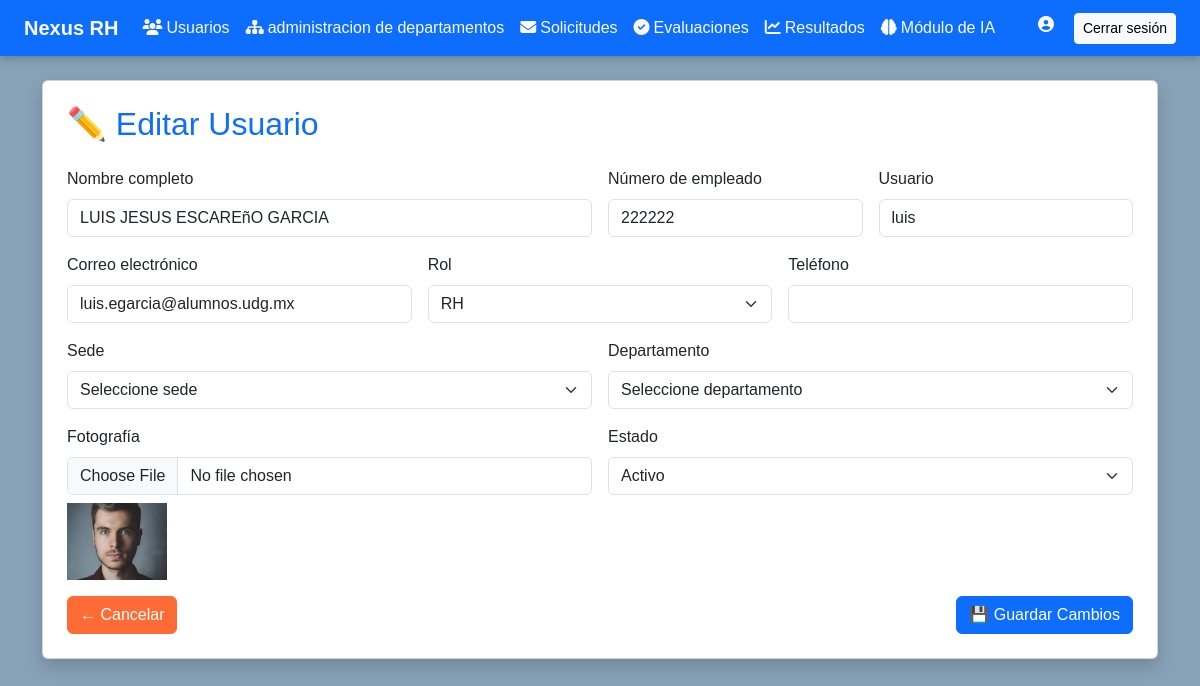
The app's page /app/views/admin/usuarios/editar_usuario.php?id=4 (signed in), older data.
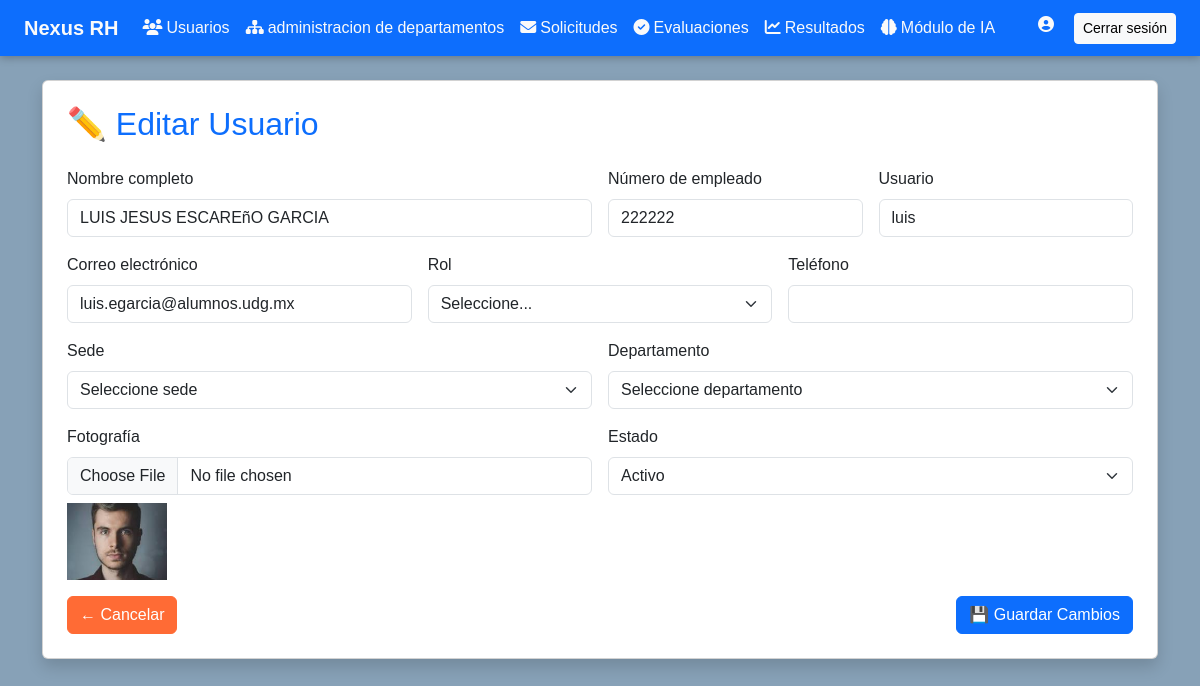
The same page, newer data.
### tables this page shows
CREATE TABLE `usuarios` (
  `id` int(11) NOT NULL,
  `usuario` varchar(50) DEFAULT NULL,
  `contrasena` varchar(255) DEFAULT NULL,
  `rol` enum('admin','rh','gerente','jefe_area') NOT NULL,
  `nombre_completo` varchar(100) DEFAULT NULL,
  `numero_empleado` varchar(20) DEFAULT NULL,
  `correo` varchar(100) DEFAULT NULL,
  `telefono` varchar(15) NOT NULL,
  `estado` enum('activo','inactivo') DEFAULT 'activo',
  `fotografia` varchar(255) DEFAULT NULL,
  `fecha_registro` timestamp NOT NULL DEFAULT current_timestamp(),
  `sede_id` int(11) DEFAULT NULL,
  `departamento_id` int(11) DEFAULT NULL
);

### config/conexion.php (called while the page is built)
<?php
class Conexion {
    private static $pdo = null;
    public static function getConexion() {
        if (self::$pdo === null) {
            $host = 'localhost';
            $db = 'sistema_rh';
            $user = 'root';
            $pass = '';
            try {
                self::$pdo = new PDO("mysql:host=$host;dbname=$db", $user, $pass);
                self::$pdo->setAttribute(PDO::ATTR_ERRMODE, PDO::ERRMODE_EXCEPTION);
            } catch (PDOException $e) {
                die("Error de conexión: " . $e->getMessage());
            }
        }
        return self::$pdo;
    }
}

### app/models/Usuario.php (called while the page is built, shortened)
<?php
require_once(__DIR__ . '/../../config/conexion.php');
class Usuario {
    private $pdo;
    public function __construct() {
        $this->pdo = Conexion::getConexion();
    }
public function obtenerPorId($id) {
    $stmt = $this->pdo->prepare("SELECT * FROM usuarios WHERE id = ?");
    $stmt->execute([$id]);
    return $stmt->fetch(PDO::FETCH_ASSOC);
}
}

### app/views/admin/usuarios/editar_usuario.php (the view, shortened to what this page needs)
<?php
require_once('../../../models/Usuario.php');
$usuarioModel = new Usuario();
$id = $_GET['id'] ?? null;
$usuario = $usuarioModel->obtenerPorId($id);
include_once('../../shared/header.php');
?>
<div class="container mt-4">
  <div class="card shadow p-4">
    <h2 class="text-primary mb-4">✏️ Editar Usuario</h2>
    <form id="formEditarUsuario" action="actualiza_usuario.php" method="POST" enctype="multipart/form-data" class="row g-3">
      <div class="col-md-6">
        <label for="nombre_completo" class="form-label">Nombre completo</label>
        <input type="text" name="nombre_completo" id="nombre_completo" class="form-control" required value="<?= htmlspecialchars($usuario['nombre_completo']) ?>">
      </div>
      <div class="col-md-3">
        <label for="numero_empleado" class="form-label">Número de empleado</label>
        <input type="text" name="numero_empleado" id="numero_empleado" class="form-control" required value="<?= htmlspecialchars($usuario['numero_empleado']) ?>">
      </div>
      <div class="col-md-3">
        <label for="usuario" class="form-label">Usuario</label>
        <input type="text" name="usuario" id="usuario" class="form-control" required value="<?= htmlspecialchars($usuario['usuario']) ?>">
      </div>
      <div class="col-md-4">
        <label for="correo" class="form-label">Correo electrónico</label>
        <input type="email" name="correo" id="correo" class="form-control" value="<?= htmlspecialchars($usuario['correo']) ?>">
      </div>
      <div class="col-md-4">
        <label for="rol" class="form-label">Rol</label>
        <select name="rol" id="rol" class="form-select" required>
          <option value="">Seleccione...</option>
          <option value="rh" <?= $usuario['rol'] === 'rh' ? 'selected' : '' ?>>RH</option>
        </select>
      </div>
      <div class="col-md-4">
        <label for="telefono" class="form-label">Teléfono</label>
        <input type="text" name="telefono" id="telefono" class="form-control" value="<?= htmlspecialchars($usuario['telefono']) ?>">
      </div>
      <div class="col-md-6">
        <label for="sede_id" class="form-label">Sede</label>
        <select name="sede_id" id="sede_id" class="form-select" required>
          <option value="">Seleccione sede</option>
        </select>
      </div>
      <div class="col-md-6">
        <label for="departamento_id" class="form-label">Departamento</label>
        <select name="departamento_id" id="departamento_id" class="form-select" required>
          <option value="">Seleccione departamento</option>
        </select>
      </div>
      <div class="col-md-6">
        <label for="fotografia" class="form-label">Fotografía</label>
        <input type="file" name="fotografia" id="fotografia" class="form-control">
        <?php if ($usuario['fotografia']): ?>
          <img src="../../../public/img/usuarios/<?= $usuario['fotografia'] ?>" alt="Foto actual" width="100" class="mt-2">
        <?php endif; ?>
      </div>
      <div class="col-md-6">
        <label for="estado" class="form-label">Estado</label>
        <select name="estado" id="estado" class="form-select" required>
          <option value="activo" <?= $usuario['estado'] === 'activo' ? 'selected' : '' ?>>Activo</option>
        </select>
      </div>
      <div class="col-12 d-flex justify-content-between">
        <a href="lista_usuario.php" class="btn btn-secondary">← Cancelar</a>
        <button type="submit" class="btn btn-primary">💾 Guardar Cambios</button>
      </div>
    </form>
  </div>
</div>

Row changes from the older to the newer data that the page shows:
changed usuarios "LUIS JESUS ESCAREñO GARCIA": rol "RH" → (not shown)
Text that changed along with them:
form field rol: (not shown) → "Seleccione..."
